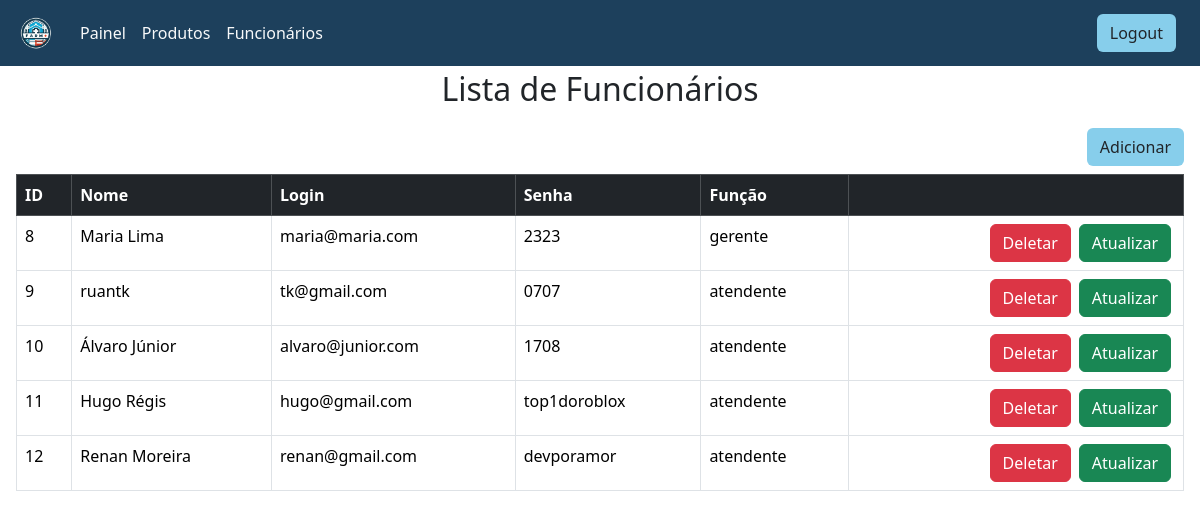
The app's page /funcionarios.php (signed in) with its own data.
### tables this page shows
CREATE TABLE `funcionarios` (
  `idfuncionarios` int(11) NOT NULL AUTO_INCREMENT,
  `nome` varchar(145) NOT NULL,
  `login` varchar(45) NOT NULL,
  `senha` varchar(15) NOT NULL,
  `funcao` varchar(45) NOT NULL,
  PRIMARY KEY (`idfuncionarios`)
);

### funcionarios.php (the view, shortened to what this page needs)
<?php
    require 'conexao.php';
$sql = "SELECT * FROM funcionarios";
$result = $conn -> prepare($sql);
$result -> execute();
$funcionarios = $result -> fetchALL(PDO:: FETCH_ASSOC);
?>
<!DOCTYPE html>
<html lang="pt-br">
<head>
    <link href="https://cdn.jsdelivr.net/npm/bootstrap@5.3.3/dist/css/bootstrap.min.css" rel="stylesheet">
<link rel="stylesheet" href="./CSS/painel.css">
</head>
<body >
<div class="container container-bg p-0">
        <nav class="navbar navbar-expand-sm d-flex aligh-items-center justify-items-center justify-content-start" style="background-color: #1d405c">
            <a class="navbar-brand mx-3" href="#">
                <img src="./images/logo-certa.png" alt="" style="width:40px;" class="rounded-pill ">
            </a>
            <div class="collapse navbar-collapse" tabindex="-1" id="navbarNav" >
                <ul class="navbar-nav ">
                    <li class="nav-item ">
                        <a class="nav-link active link-light" href="index.php">Painel</a>
                    </li>
                    <li class="nav-item">
                        <a class="nav-link active link-light" href="produtos.php">Produtos</a>
                    </li>
                    <li class="nav-item">
                        <a class="nav-link active link-light" href="funcionarios.php">Funcionários</a>
                    </li>
                </ul>
                <div class="d-grid gap-4 d-sm-flex justify-content-sm-end collapse navbar-collapse" id="navbarNav">
                    <button class="btn me-sm-4" type="button" style="background: #87CEEB;">
                        <a class="text-decoration-none link-dark" href="./verificador/logout.php">Logout</a>
                    </button>
                </div>
            </div>
        </nav>
<?php
if(count($funcionarios) > 0){
?>
<div class="d-flex align-items-center justify-content-center">
    <h2 class="py-1">Lista de Funcionários</h2>
</div>
<div class="d-flex align-items-center justify-content-end mx-3 my-2">
    <button type="button" class="btn" data-bs-toggle="modal" data-bs-target="#staticBackdrop" style="background-color:#87CEEB">
        Adicionar
    </button>
</div>
<div class="px-3 ">
    <table class="table table-hover table-responsive table-bordered m-0 p-3">
        <thead class="table-dark">
            <tr>
                <th scope="col">ID</th>
                <th scope="col">Nome</th>
                <th scope="col">Login</th>
                <th scope="col">Senha</th>
                <th scope="col">Função</th>
                <th scope="col"></th>
            </tr>
        </thead>
        <tbody>
        <?php
            foreach($funcionarios as $funcionario){
                $modalId = "Backdrop" . $funcionario['idfuncionarios'];
                echo "<tr>";
                echo "<td>" . $funcionario['idfuncionarios'] . "</td>";
                echo "<td>" . $funcionario['nome'] . "</td>";
                echo "<td>" . $funcionario['login'] . "</td>";
                echo "<td>" . $funcionario['senha'] . "</td>";
                echo "<td>" . $funcionario['funcao'] . "</td>";
                echo "<td>
                <div class='d-flex align-items-center justify-content-sm-end mx-1'>
                    <form method='post' action='./verificador/funcDel.php'>
                        <input type='hidden' name='idfuncionarios' value='" . $funcionario['idfuncionarios'] . "' />
                        <input type='hidden' name='nome' value='" . $funcionario['nome'] . "' />
                        <button class='btn btn-danger mx-2' type='submit'>Deletar</button>
                    </form>
                    <button type='button' class='btn btn-success' data-bs-toggle='modal' data-bs-target='#" . $modalId . "'>
                        Atualizar
                    </button>
                    <div class='modal fade' id='" . $modalId . "' data-bs-backdrop='static' data-bs-keyboard='false' tabindex='-1' aria-labelledby='staticBackdropLabel' aria-hidden='true'>
                                        <input type='hidden' name='idfuncionarios' value='" . $funcionario['idfuncionarios'] . "' />
                                            <input type='text' class='form-control' value='". $funcionario['nome'] ."' name='nome' required>
                                            <input type='email' class='form-control' value='". $funcionario['login'] ."' name='login' required>
                                            <input type='password' class='form-control' value='". $funcionario['senha'] ."' name='senha' required>
                                            <select name='funcao'  value='" . $funcionario['funcao'] . "' class='form-control' required>
                                            </select>
                    </div>
                </div>
                </td>";
            }
        ?>
        </tbody>
    </table>
    <?php
        }
    ?>
</div>
</body>
</html>

### CSS/painel.css (style rules this page uses)
* { margin: 0; padding: 0; }
.container-bg { min-height: 100vh; min-width: 100%; }

### records on screen
funcionarios: idfuncionarios "8", nome "Maria Lima", login "maria@maria.com", senha "2323", funcao "gerente"
funcionarios: idfuncionarios "9", nome "ruantk", login "tk@gmail.com", senha "0707", funcao "atendente"
funcionarios: idfuncionarios "10", nome "Álvaro Júnior", login "alvaro@junior.com", senha "1708", funcao "atendente"
funcionarios: idfuncionarios "11", nome "Hugo Régis", login "hugo@gmail.com", senha "top1doroblox", funcao "atendente"
funcionarios: idfuncionarios "12", nome "Renan Moreira", login "renan@gmail.com", senha "devporamor", funcao "atendente"
